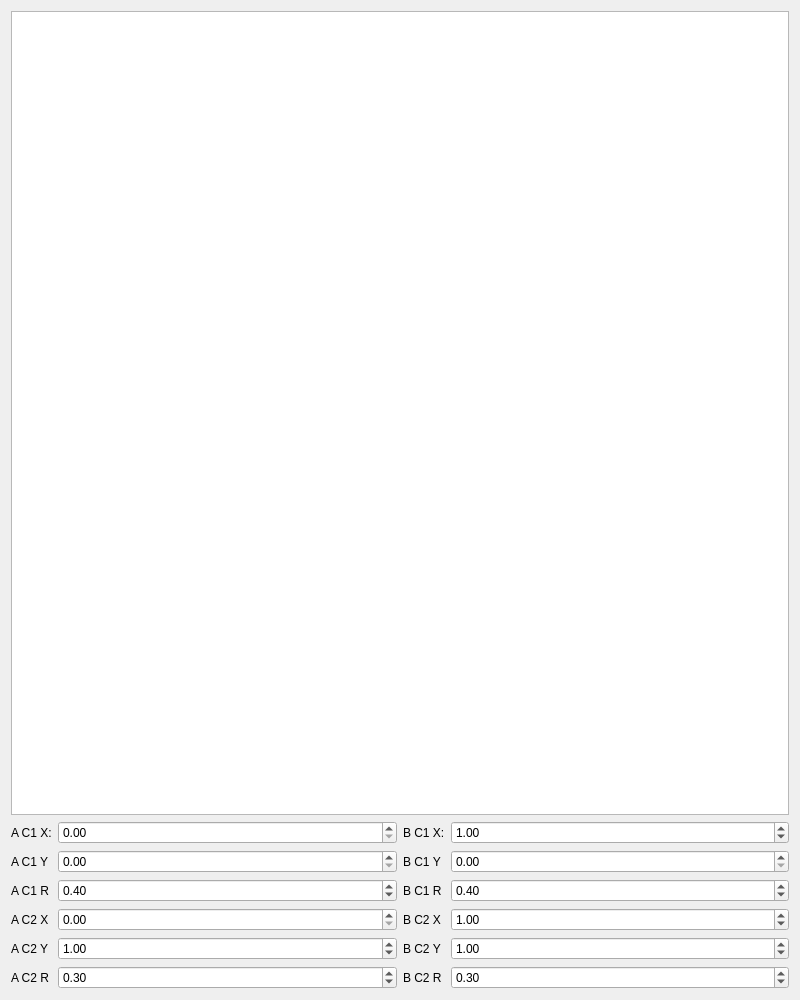
<?xml version="1.0" encoding="UTF-8"?>
<ui version="4.0">
 <class>CapsuleCollisionDetecter</class>
 <widget class="QWidget" name="CapsuleCollisionDetecter">
  <property name="geometry">
   <rect>
    <x>0</x>
    <y>0</y>
    <width>800</width>
    <height>1000</height>
   </rect>
  </property>
  <property name="windowTitle">
   <string>Form</string>
  </property>
  <layout class="QVBoxLayout" name="verticalLayout">
   <item>
    <widget class="QGraphicsView" name="graphicsView"/>
   </item>
   <item>
    <layout class="QHBoxLayout" name="horizontalLayout_2">
     <item>
      <layout class="QFormLayout" name="formLayout">
       <item row="0" column="1">
        <widget class="QDoubleSpinBox" name="aC1XBox"/>
       </item>
       <item row="0" column="0">
        <widget class="QLabel" name="label">
         <property name="text">
          <string>A C1 X:</string>
         </property>
        </widget>
       </item>
       <item row="1" column="0">
        <widget class="QLabel" name="label_2">
         <property name="text">
          <string>A C1 Y</string>
         </property>
        </widget>
       </item>
       <item row="1" column="1">
        <widget class="QDoubleSpinBox" name="aC1YBox">
         <property name="value">
          <double>0.000000000000000</double>
         </property>
        </widget>
       </item>
       <item row="2" column="1">
        <widget class="QDoubleSpinBox" name="aC1RBox">
         <property name="value">
          <double>0.400000000000000</double>
         </property>
        </widget>
       </item>
       <item row="3" column="1">
        <widget class="QDoubleSpinBox" name="aC2XBox">
         <property name="value">
          <double>0.000000000000000</double>
         </property>
        </widget>
       </item>
       <item row="4" column="1">
        <widget class="QDoubleSpinBox" name="aC2YBox">
         <property name="value">
          <double>1.000000000000000</double>
         </property>
        </widget>
       </item>
       <item row="5" column="1">
        <widget class="QDoubleSpinBox" name="aC2RBox">
         <property name="value">
          <double>0.300000000000000</double>
         </property>
        </widget>
       </item>
       <item row="2" column="0">
        <widget class="QLabel" name="label_3">
         <property name="text">
          <string>A C1 R</string>
         </property>
        </widget>
       </item>
       <item row="3" column="0">
        <widget class="QLabel" name="label_4">
         <property name="text">
          <string>A C2 X</string>
         </property>
        </widget>
       </item>
       <item row="4" column="0">
        <widget class="QLabel" name="label_5">
         <property name="text">
          <string>A C2 Y</string>
         </property>
        </widget>
       </item>
       <item row="5" column="0">
        <widget class="QLabel" name="label_6">
         <property name="text">
          <string>A C2 R</string>
         </property>
        </widget>
       </item>
      </layout>
     </item>
     <item>
      <layout class="QFormLayout" name="formLayout_2">
       <item row="0" column="1">
        <widget class="QDoubleSpinBox" name="bC1XBox">
         <property name="value">
          <double>1.000000000000000</double>
         </property>
        </widget>
       </item>
       <item row="1" column="0">
        <widget class="QLabel" name="label_8">
         <property name="text">
          <string>B C1 Y</string>
         </property>
        </widget>
       </item>
       <item row="1" column="1">
        <widget class="QDoubleSpinBox" name="bC1YBox">
         <property name="value">
          <double>0.000000000000000</double>
         </property>
        </widget>
       </item>
       <item row="2" column="0">
        <widget class="QLabel" name="label_9">
         <property name="text">
          <string>B C1 R</string>
         </property>
        </widget>
       </item>
       <item row="2" column="1">
        <widget class="QDoubleSpinBox" name="bC1RBox">
         <property name="value">
          <double>0.400000000000000</double>
         </property>
        </widget>
       </item>
       <item row="3" column="0">
        <widget class="QLabel" name="label_10">
         <property name="text">
          <string>B C2 X</string>
         </property>
        </widget>
       </item>
       <item row="3" column="1">
        <widget class="QDoubleSpinBox" name="bC2XBox">
         <property name="value">
          <double>1.000000000000000</double>
         </property>
        </widget>
       </item>
       <item row="4" column="0">
        <widget class="QLabel" name="label_11">
         <property name="text">
          <string>B C2 Y</string>
         </property>
        </widget>
       </item>
       <item row="4" column="1">
        <widget class="QDoubleSpinBox" name="bC2YBox">
         <property name="value">
          <double>1.000000000000000</double>
         </property>
        </widget>
       </item>
       <item row="5" column="0">
        <widget class="QLabel" name="label_12">
         <property name="text">
          <string>B C2 R</string>
         </property>
        </widget>
       </item>
       <item row="5" column="1">
        <widget class="QDoubleSpinBox" name="bC2RBox">
         <property name="value">
          <double>0.300000000000000</double>
         </property>
        </widget>
       </item>
       <item row="0" column="0">
        <widget class="QLabel" name="label_7">
         <property name="text">
          <string>B C1 X:</string>
         </property>
        </widget>
       </item>
      </layout>
     </item>
    </layout>
   </item>
  </layout>
 </widget>
 <resources/>
 <connections/>
</ui>
